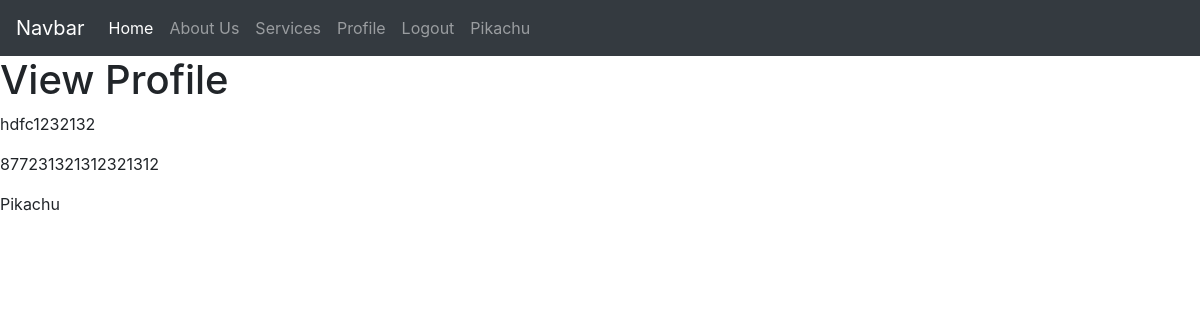
Page /viewProfile (signed in) on the committed database.
### comity/models.py (models this page shows, shortened)
class UserInfo(models.Model):
    u_id =  models.ForeignKey(
        settings.AUTH_USER_MODEL,
        on_delete=models.CASCADE,
        null=True,
     )
    account_number = models.CharField(max_length=122)
    ifsc = models.CharField(max_length=122)
    qr_code = models.ImageField()

### comity/views.py (the view)
# urls.py: path('viewProfile' , views.viewProfile, name = 'viewProfile')
def viewProfile(request):
    user = request.user
    user_info = UserInfo.objects.get(u_id = user)
    context = {"user_info" : user_info}
    return render(request, "viewProfile.html" , context)

### templates/viewProfile.html (shortened to what this page needs)
{% extends 'base.html' %}
{% block body %}
<h1>View Profile</h1>
{% if user_info %}
<p> {{user_info.ifsc}} </p>
<p> {{user_info.account_number}} </p>
<p> {{user_info.u_id.username}} </p>
{% else %}
<p>No user data</p>
{% endif %}
{% endblock body %}

### templates/base.html (shortened to what this page needs)
<!doctype html>
<html lang="en">
  <head>
    <link rel="stylesheet" href="https://stackpath.bootstrapcdn.com/bootstrap/4.3.1/css/bootstrap.min.css">
  </head>
  <body>
<nav class="navbar navbar-expand-lg navbar-dark bg-dark">
  <a class="navbar-brand" href="#">Navbar</a>
  <div class="collapse navbar-collapse" id="navbarNavDropdown">
    <ul class="navbar-nav">
      <li class="nav-item active">
        <a class="nav-link" href="/">Home <span class="sr-only">(current)</span></a>
      </li>
      <li class="nav-item">
        <a class="nav-link" href="/about">About Us</a>
      </li>
      <li class="nav-item">
        <a class="nav-link" href="/services">Services</a>
      </li>
      <li class="nav-item">
        <a class="nav-link" href="/profile">Profile</a>
      </li>
       <li class="nav-item">
        <a class="nav-link" href='/logout'>Logout</a>
      </li>
      <li class="nav-item">
        <a class="nav-link">{{request.user}}</a>
      </li>
    </ul>
  </div>
</nav>
{% block body %} {% endblock body %}
  </body>
</html>

### rows in the picture
UserInfo: ifsc "hdfc1232132", account_number "877231321312321312", u_id.username "Pikachu"

### other values in the picture
{{ request.user }} "Pikachu"
